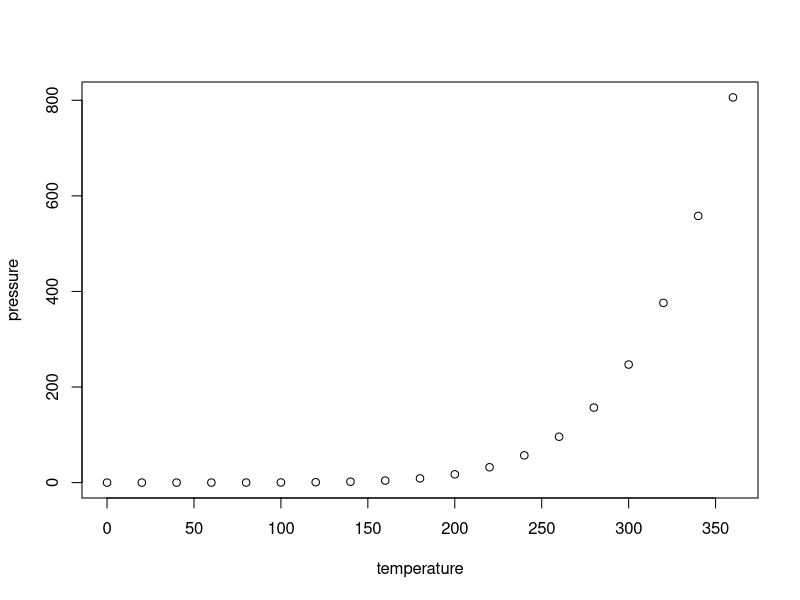
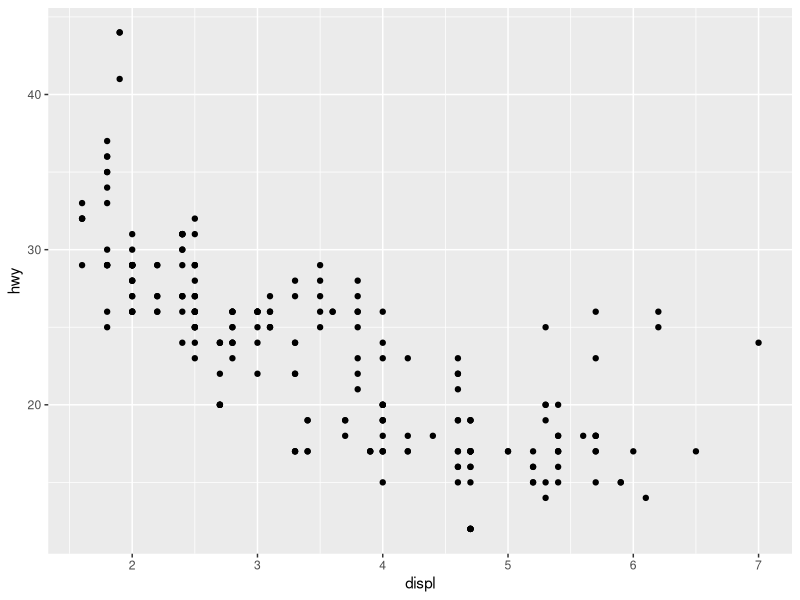
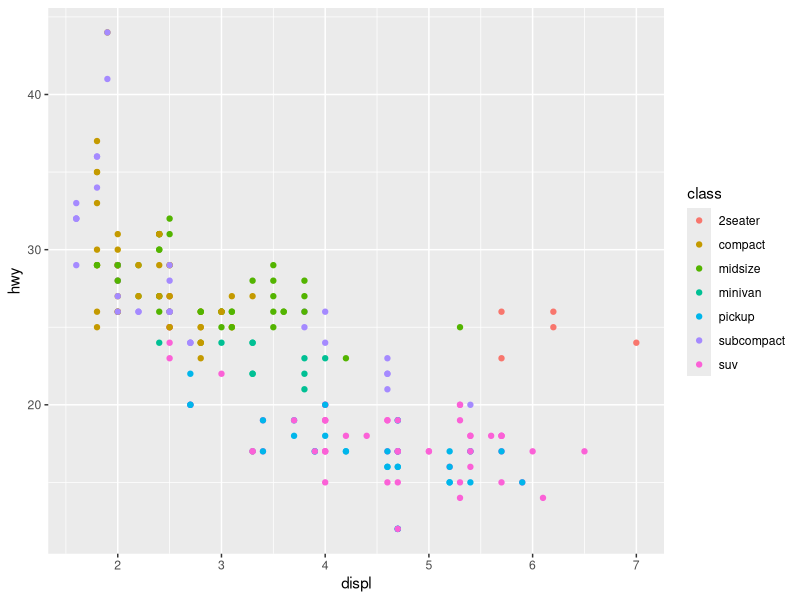
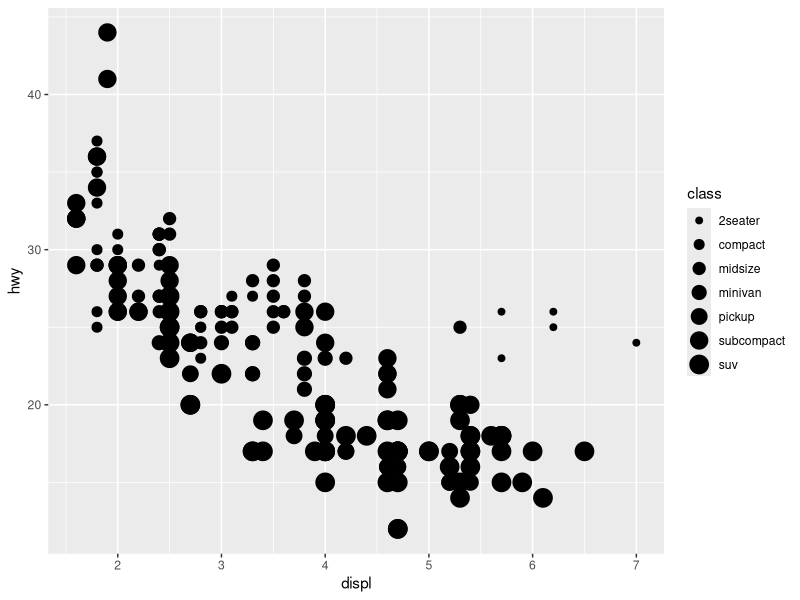
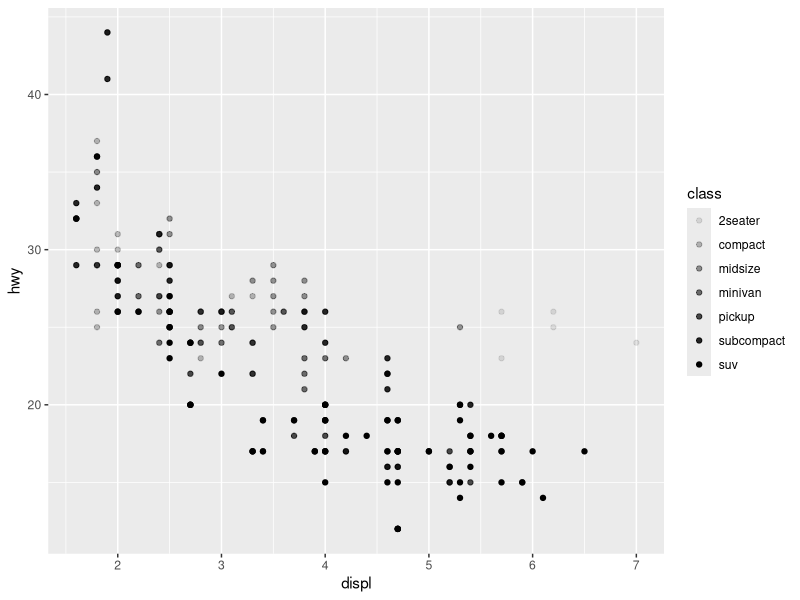
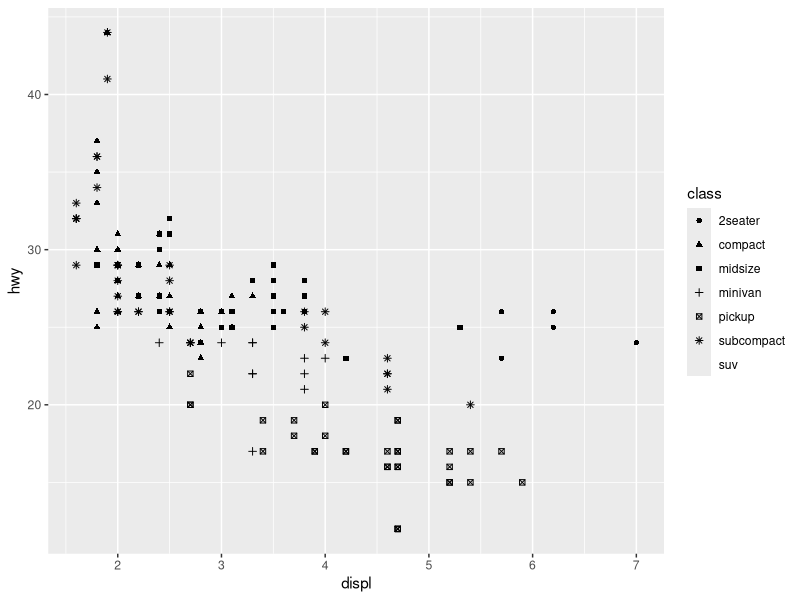
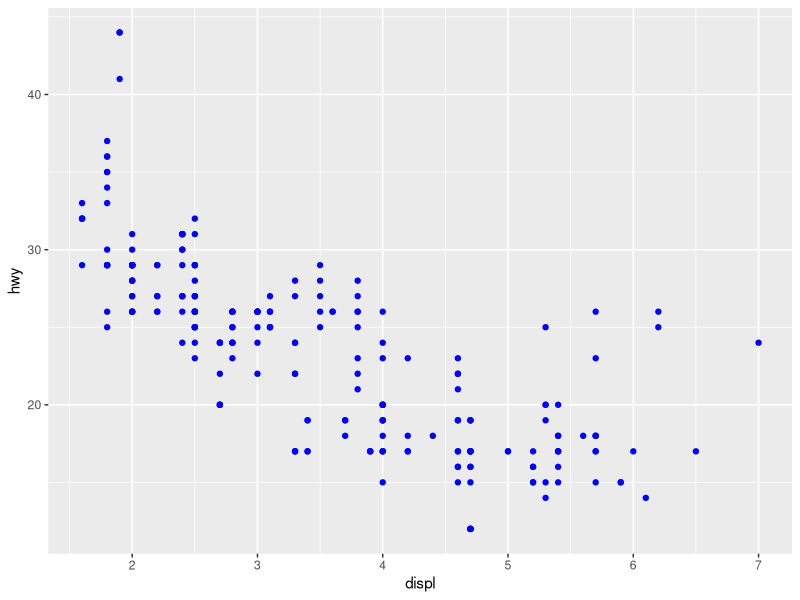
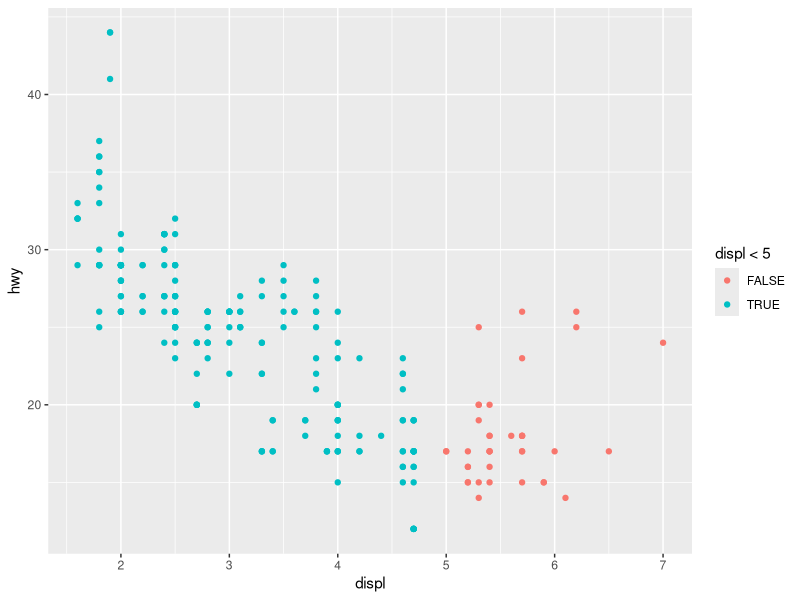

These figures' R source, in order: (Note: this script raises an error after producing the figures.)
## ---- chunk 1
knitr::opts_chunk$set(echo = TRUE)
## ---- chunk 2
#install.packages("tidyverse") 
#install.packages("knitr")
## ---- chunk 3
#remove.packages()
## ---- chunk 4
library("tidyverse") 
library("knitr") 
#when kniting: more # = smaller text on printed documents
## ---- chunk 5
plot(pressure)
## ---- chunk 6
mpg
ggplot(data = mpg) + 
  geom_point(mapping = aes(x = displ, y = hwy)) 
#displ is engine size, hwy is fuel efficency
#geom_points creates scatter plot, aes() is used to select x and y variables
## ---- chunk 7
#ggplot(data = <DATA>) + 
#  <GEOM_FUNCTION>(mapping = aes(<MAPPINGS>)
## ---- chunk 8
ggplot(data = mpg) + 
  geom_point(mapping = aes(x = displ, y = hwy, colour = class))

## ---- chunk 9
ggplot(data = mpg) + 
  geom_point(mapping = aes(x = displ, y = hwy, size = class))

## ---- chunk 10
ggplot(data = mpg) + 
  geom_point(mapping = aes(x = displ, y = hwy, alpha = class))

## ---- chunk 11
ggplot(data = mpg) + 
  geom_point(mapping = aes(x = displ, y = hwy, shape = class))

## ---- chunk 12
ggplot(data = mpg) + 
  geom_point(mapping = aes(x = displ, y = hwy), color = "blue")

## ---- chunk 13
ggplot(data = mpg) + 
  geom_point(mapping = aes(x = displ, y = hwy, colour = displ < 5))
## ---- chunk 14
ggplot(data = mpg) 
+ geom_point(mapping = aes(x = displ, y = hwy)) 


## ---- chunk 15
ggplot(data = mpg) + 
  geom_point(mapping = aes(x = displ, y = hwy)) + 
  facet_wrap(~ class, nrow = 2) #~ for object, nrow for no. of rows
## ---- chunk 16
ggplot(data = mpg) + 
  geom_point(mapping = aes(x = displ, y = hwy)) + 
  facet_grid(drv ~ cyl)
## ---- chunk 17
ggplot(data = mpg) + 
  geom_point(mapping = aes(x = displ, y = hwy))+ 
facet_grid(. ~ cyl)

## ---- chunk 18
ggplot(data = mpg) + 
  geom_smooth(mapping = aes(x = displ, y = hwy))
## ---- chunk 19
ggplot(data = mpg) + 
  #geom_point(mapping = aes(x = displ, y = hwy)) # points horrible 
  geom_smooth(mapping = aes(x = displ, y = hwy)) # smooth line better

## ---- chunk 20
ggplot(data = mpg) + 
  geom_smooth(mapping = aes(x = displ, y = hwy, linetype = drv))

## ---- chunk 21
 ggplot(data = mpg) +
  geom_smooth(mapping = aes(x = displ, y = hwy, group = drv))
## ---- chunk 22
ggplot(data = mpg) +
  geom_smooth(
    mapping = aes(x = displ, y = hwy, color = drv),
    show.legend = FALSE,
  )


## ---- chunk 23
ggplot(data = mpg) + 
  geom_point(mapping = aes(x = displ, y = hwy)) +
  geom_smooth(mapping = aes(x = displ, y = hwy))
## ---- chunk 24
ggplot(data = mpg, mapping = aes(x = displ, y = hwy)) + 
  geom_point() + 
  geom_smooth()
## ---- chunk 25
ggplot(data = mpg, mapping = aes(x = displ, y = hwy)) + 
  geom_point() + 
  geom_smooth()

ggplot() + 
  geom_point(data = mpg, mapping = aes(x = displ, y = hwy)) + 
  geom_smooth(data = mpg, mapping = aes(x = displ, y = hwy))

## ---- chunk 26
ggplot(data = mpg, mapping = aes(x = displ, y = hwy)) + 
  geom_point(mapping = aes(color = class)) + 
  geom_smooth()

## ---- chunk 27
ggplot(data = mpg, mapping = aes(x = displ, y = hwy)) + 
  geom_point(mapping = aes(color = class)) + 
  geom_smooth(data = filter(mpg, class == "subcompact"), se = FALSE)
## ---- chunk 28
ggplot(data = mpg, mapping = aes(x = displ, y = hwy)) + 
  geom_line()
## ---- chunk 29
ggplot(data = diamonds) + 
  geom_bar(mapping = aes(x = cut))
## ---- chunk 30
ggplot(data = diamonds) + 
  stat_count(mapping = aes(x = cut))

## ---- chunk 31
demo <- tribble(
  ~cut,         ~freq,
  "Fair",       1610,
  "Good",       4906,
  "Very Good",  12082,
  "Premium",    13791,
  "Ideal",      21551)
demo

ggplot(data = demo) +
  geom_bar(mapping = aes(x = cut, y = freq), stat = "identity")


## ---- chunk 32
diamonds
ggplot(data = diamonds) + 
  geom_bar(mapping = aes(x = cut, y = stat(prop), group = 1))

## ---- chunk 33
ggplot(data = diamonds) + 
  stat_summary(
    mapping = aes(x = cut, y = depth),
    fun.min = min,
    fun.max = max,
    fun = median
  )


## ---- chunk 34
ggplot(data = diamonds) + 
  geom_bar(mapping = aes(x = cut, fill = cut))

ggplot(data = diamonds) + 
  geom_bar(mapping = aes(x = cut, fill = clarity))

## ---- chunk 35
ggplot(data = diamonds, mapping = aes(x = cut, fill = clarity)) + 
  geom_bar(alpha = 1/5, position = "identity")   #Identity uses raw data points instead

ggplot(data = diamonds, mapping = aes(x = cut, fill = clarity)) + 
  geom_bar(alpha = 3/5, position = "identity")
## ---- chunk 36
ggplot(data = diamonds, mapping = aes(x = cut, colour = clarity)) + 
  geom_bar(fill = NA, position = "identity")

## ---- chunk 37
ggplot(data = diamonds) + 
  geom_bar(mapping = aes(x = cut, fill = clarity), position = "fill")

ggplot(data = diamonds) + 
  geom_bar(mapping = aes(x = cut, fill = clarity), position = "dodge")
## ---- chunk 38
ggplot(data = mpg) + 
  geom_point(mapping = aes(x = displ, y = hwy), position = "jitter")
## ---- chunk 39
#ggplot(data = <DATA>) + 
#  <GEOM_FUNCTION>(
#     mapping = aes(<MAPPINGS>),
#    stat = <STAT>, 
#     position = <POSITION>
#  ) +
# <FACET_FUNCTION>
